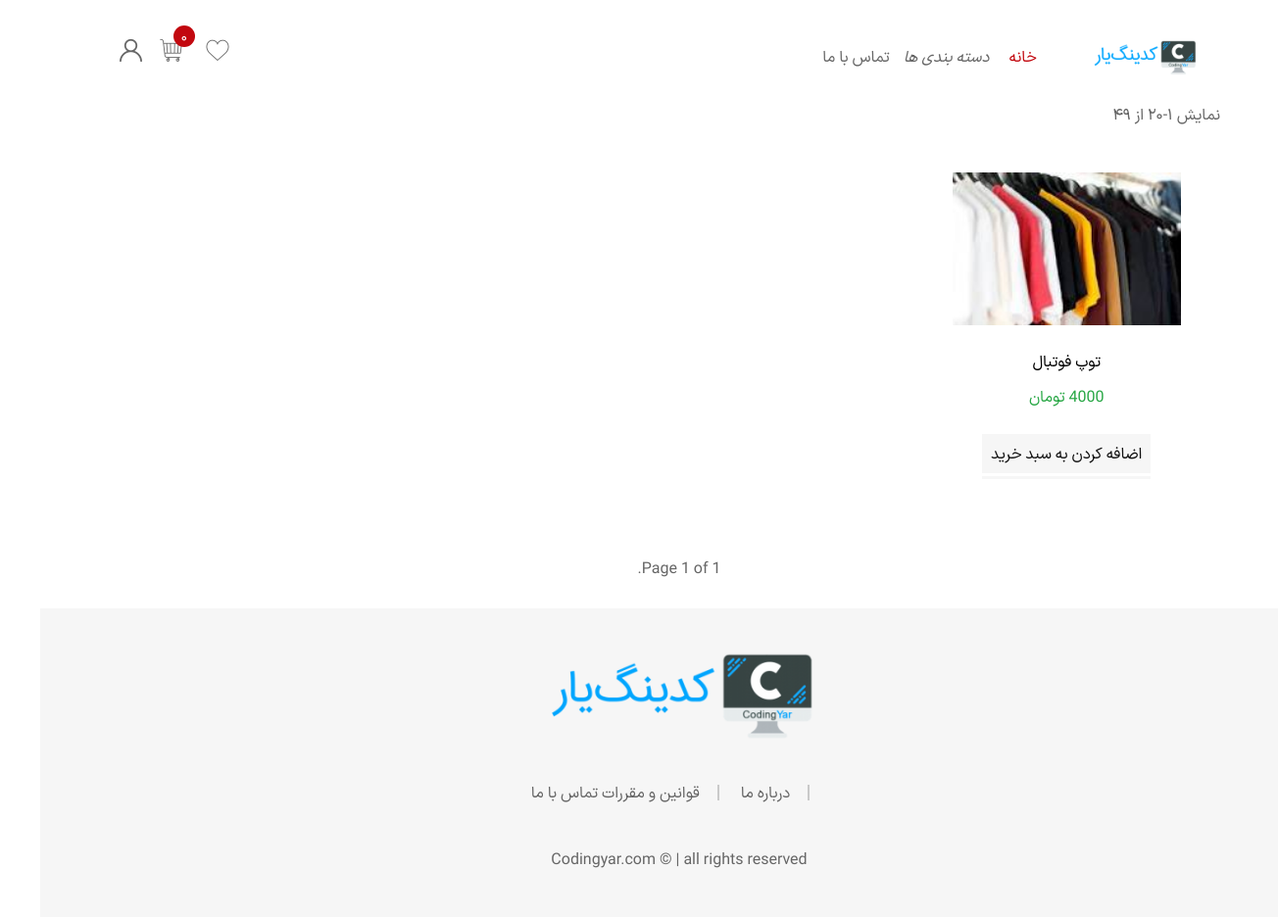
Page /store/category/بقق/ on the committed database.
### store/models.py (models this page shows, shortened)
class Product(models.Model):
    category = models.ManyToManyField(Category)
    title = models.CharField(max_length=255)
    slug = models.SlugField(allow_unicode=True)
    description = models.TextField()
    quantity = models.PositiveIntegerField()
    price = models.PositiveIntegerField()
    promotion = models.ForeignKey(Promotion, on_delete=models.CASCADE, null=True, blank=True, related_name='products')
    image = models.ImageField(upload_to='product', null=True)
    likes = GenericRelation(Like)
    date_time_created = models.DateTimeField(auto_now_add=True)
    date_time_modified = models.DateTimeField(auto_now=True)
    objects = ProductManager()
    def final_price(self):
        if self.promotion:
            return int(self.price * (1 - self.promotion.discount))
        return self.price

### store/views.py (the view)
# urls.py: path('category/<str:title>/', views.ProductListPerCategory.as_view(), name='category'),
class ProductListPerCategory(generic.ListView):
    template_name = 'store/category.html'
    context_object_name = 'products'
    paginate_by = 4
    def get_queryset(self):
        category = get_object_or_404(Category, title=self.kwargs.get('title'))
        return category.product_set.available().order_by('-date_time_created')

### store/cart.py (called while the page is built)
    def total_price(self):
        total = 0
        product_ids = list(map(int, self.cart.keys()))
        for product in Product.objects.filter(id__in=product_ids):
            quantity = self.cart[str(product.id)]['quantity']
            total += product.final_price() * quantity
        return total

    def __len__(self):
        return len(self.cart.keys())

### store/context_processor.py (called while the page is built)
def cart_processor(request):
    cart = Cart(request)
    return {'cart': cart}

def category_processor(request):
    query = Category.objects.all()
    return {'categories': query}

### store/models.py (called while the page is built)
    def available(self):
        return self.filter(quantity__gt=0)

### store/templatetags/persian_numbers.py (called while the page is built)
@register.filter
def trans_number(value):
    value = str(value)
    persian_numbers = '۱۲۳۴۵۶۷۸۹۰'
    english_numbers = '1234567890'
    translation_table = str.maketrans(english_numbers, persian_numbers)
    return value.translate(translation_table)

### store/templates/store/category.html (shortened to what this page needs)
{% extends '_base.html' %}
{% load static %}
{% block content %}
    <div class="main-content-wrapper container-fluid">
        <div class="shop-page-wrapper shop-fullwidth">
            <div class="container">
                <div class="row mb--50">
                    <div class="col-12">
                        <div class="shop-toolbar">
                            <div class="container row align-items-center">
                                <div class="col-lg-12 mb-md--50 mb-xs--10">
                                    <div class="shop-toolbar__left d-flex align-items-sm-center align-items-start flex-sm-row flex-column">
                                        <p class="product-pages">نمایش ۱-۲۰ از ۴۹</p>
                                    </div>
                                </div>
                            </div>
                        </div>
                    </div>
                </div>
            </div>
            <div class="container-fluid shop-products">
                <div class="row">
                    <div class="col-12">
                        <div class="tab-content" id="product-tab-content">
                            <div class="tab-pane fade show active" id="nav-all">
                                <div class="row xxl-block-grid-6 grid-space-20">
                                    {% for product in products %}
                                        <div class="col-xl-3 col-md-4 col-sm-6 mb--50">
                                            <div class="ShoppingYar-product">
                                                <div class="product-inner">
                                                    <figure class="product-image">
                                                        <a href="{% url 'product-detail' product.slug %}">
                                                            <img src="{{ product.image.url }}"
                                                                 alt="Products">
                                                        </a>
                                                        <div class="ShoppingYar-product-action">
                                                            <div class="product-action d-flex">
                                                            </div>
                                                        </div>
                                                    </figure>
                                                    <div class="product-info">
                                                        <h3 class="product-title h6 mb--15">
                                                            <a href="{% url 'product-detail' product.slug %}">{{ product.title }}</a>
                                                        </h3>
                                                        <div class="product-price-wrapper mb--30">
                                                            <span class="money text-success">{{ product.final_price }} تومان</span>
                                                        </div>
                                                        <a href="{% url 'add-product-to-cart-list' product.pk %}"
                                                           class="btn btn-small btn-bg-sand btn-color-dark px-3">اضافه
                                                            کردن
                                                            به سبد خرید</a>
                                                    </div>
                                                </div>
                                            </div>
                                        </div>
                                    {% endfor %}
                                </div>
                            </div>
                        </div>
                        <nav class="pagination-wrap mt--35 mt-md--25 pb-5">
                            <div class="pagination">
    <span class="step-links">
        <span class="current">
            Page {{ page_obj.number }} of {{ page_obj.paginator.num_pages }}.
        </span>
    </span>
                            </div>
                        </nav>
                    </div>
                </div>
            </div>
        </div>
    </div>
{% endblock %}

### static/css/_base.css (style rules this page uses)
body { font-family: "IRANSansX", serif; text-align:right !important; }

### rows in the picture
Product: image (picture), title "توپ فوتبال"

### other values in the picture
{{ page_obj.number }} "1"
{{ page_obj.paginator.num_pages }} "1"
